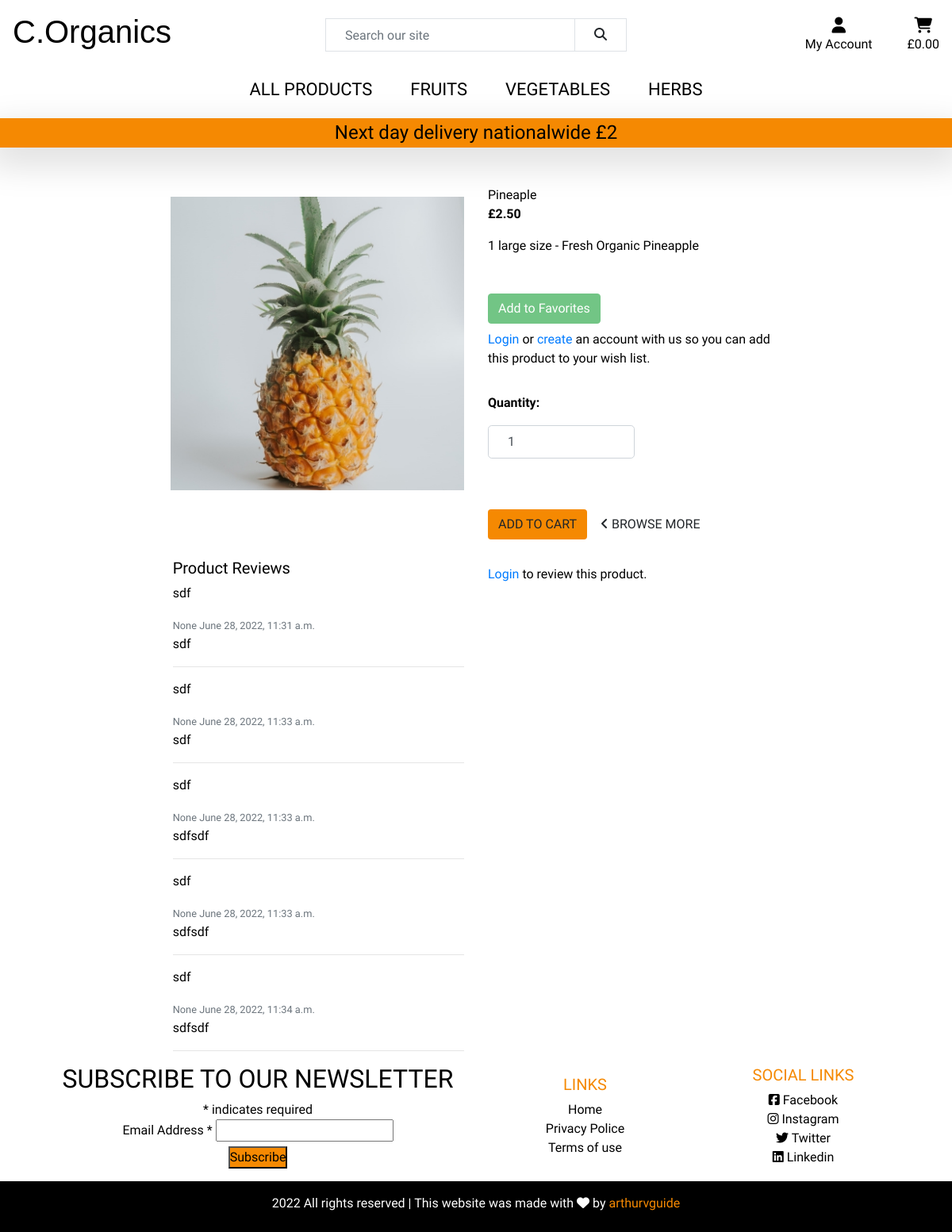
The page /products/9 on the database its author committed.
### products/models.py (models this page shows, shortened)
class Product(models.Model):
    category = models.ForeignKey('Category', null=True, blank=True,
                                 on_delete=models.SET_NULL)
    name = models.CharField(max_length=254)
    description = models.TextField()
    created = models.DateTimeField(auto_now_add=True)
    updated = models.DateTimeField(auto_now=True)
    price = models.DecimalField(max_digits=6, decimal_places=2)
    image_url = models.URLField(max_length=1024, null=True, blank=True)
    image = models.ImageField(null=True, blank=True)

class Review(models.Model):
    user = models.ForeignKey(User, null=True, on_delete=models.CASCADE)
    product = models.ForeignKey(Product, on_delete=models.CASCADE)
    title = models.CharField(max_length=25,
                             null=False, blank=False)
    review_subject = models.TextField(max_length=250, null=False,
                                      blank=False)
    date_created = models.DateTimeField(
        auto_now_add=True
    )

### products/views.py (the view)
# urls.py: path('<product_id>', views.product_detail, name='product_detail'),
def product_detail(request, product_id):
    product = get_object_or_404(Product, pk=product_id)
    reviews = Review.objects.filter(product=product)
    if request.user.is_authenticated:
        current_user = UserProfile.objects.filter(user=request.user).first()
        wishlist = WishList.objects.filter(product=product, user=current_user)
        if request.method == 'POST':
            review_form = ReviewForm(data=request.POST or None)
            if request.user.is_authenticated and review_form.is_valid():
                review_form.user = current_user
                review = review_form.save(commit=False)
                review.product = product
                review.save()
                product.save()
                context = {
                   'product': product,
                   'reviews': reviews,
                   'wishlist': wishlist,
                   'review_form': ReviewForm(),
                  }
                return render(request, 'products/product_detail.html', context)
            else:
                context = {
                   'product': product,
                   'reviews': reviews,
                   'wishlist': wishlist,
                   'review_form': ReviewForm(),
                  }
                return render(request, 'products/product_detail.html', context)
        else:
            context = {
                'product': product,
                'reviews': reviews,
                'wishlist': wishlist,
                'review_form': ReviewForm(),
                }
            return render(request, 'products/product_detail.html', context)
    else:
        context = {
                   'product': product,
                   'reviews': reviews,
                  }
        return render(request, 'products/product_detail.html', context)

### bag/contexts.py (called while the page is built, shortened)
def bag_contents(request):
    bag_items = []
    total = 0
    product_count = 0
    delivery = 2
    bag = request.session.get('bag', {})
    final_total = delivery + total
    context = {
        'bag_items': bag_items,
        'total': total,
        'product_count': product_count,
        'delivery': delivery,
        'final_total': final_total,
    }
    return context

### products/templates/products/product_detail.html (shortened to what this page needs)
{% extends "base.html" %}
{% load static %}
{% block content %}
<div>
    <div class="container-fluid">
        <div class="row align-items-center">
            <div class="col-12 col-md-6 col-lg-4 offset-lg-2">
                <div class="my-5">
                    {% if product.image %}
                    <a href="{{ product.image.url }}" target="_blank">
                        <img class="img-fluid" src="{{ product.image.url }}" alt="{{ product.name }}">
                    </a>
                    {% else %}
                    <a href="">
                        <img class="img-fluid" src="/media/no-image.png" alt="{{ product.name }}">
                    </a>
                    {% endif %}
                </div>
            </div>
            <div class="col-12 col-md-6 col-lg-4">
                <div class="mb-5 mt-md-5">
                    <p class="mb-0">{{ product.name }}</p>
                    <p class="mb-0 text-left font-weight-bold">£{{ product.price }}</p>
                    <p class="mt-3">{{ product.description }}</p>
                </div>
                {% if request.user.is_authenticated %}
                {% if wishlist %}
                <button class="btn btn-danger remove-wishlist" data-product="{{product.id}}">Remove from
                    Favorites</button>
                {% else %}
                <button class="btn btn-success add-wishlist" data-product="{{product.id}}">Add to Favorites</button>
                {% endif %}
                {% else %}
                <button class="btn btn-success disabled">Add to Favorites</button>
                <p class="mt-2"> <a class="text-primary" href="{% url 'account_login' %}">Login</a> or <a
                        class="text-primary" href="{% url 'account_signup' %}">create </a> an account with us so you can
                    add this product to your wish list.</p>
                {% endif %}
                <form class="form" action="{% url 'add_to_bag' product.id %}" method="POST">
                    <div class="form-row">
                        <div class="col-12">
                            <p class="mt-3"><strong>Quantity:</strong></p>
                            <div class="form-group w-50">
                                <div class="input-group">
                                    <input class="form-control qty_input" type="number" name="quantity" value="1"
                                        min="1" max="99" data-item_id="{{ product.id }}" id="id_qty_{{ product.id }}">
                                </div>
                            </div>
                        </div>
                        <div class="col-12">
                            <input type="submit" class="btn btn-add-cart text-uppercase mt-5" value="Add to Cart">
                            <a href="{% url 'products' %}" class="btn mt-5">
                                <i class="fa-solid fa-angle-left"></i>
                                <span class="text-uppercase">Browse more</span>
                            </a>
                        </div>
                    </div>
                </form>
            </div>
        </div>
    </div>
</div>
<section>
    <div class="row mt-4 mr-3 ml-3 ml-md-1 mr-md-1 ml-l-0 mr-l-0">
        <div class="col-12 col-md-6 col-lg-4 offset-lg-2">
            <h3 class="lead">Product Reviews</h3>
            {% if reviews %}
                {% for review in reviews %}
                <div class="row">
                    <div class="col-6">
                        <p>{{ review.title }}</p>
                    </div>
                </div>
                <div class="row">
                    <div class="col">
                        <small class="text-muted">{{ review.user }} {{ review.date_created }}</small>
                    </div>
                </div>
                <p>{{ review.review_subject }}</p>
                <hr>
                {% endfor %}
            {% else %}
            <p>No reviews for this product yet.</p>
            <hr>
            {% endif %}
        </div>
        <div class="col-12 col-md-6 col-lg-4">
            {% if request.user.is_authenticated %}
                {% if reviews %}
                <h3 class="lead">Review this product</h3>
                {% else %}
                <h3 class="lead">Be the first to review this product</h3>
                {% endif %}
                <form method="POST" action="{% url 'product_detail' product.id %}">
                    {% csrf_token %}
                    {{ review_form|crispy }}
                    <button class="btn btn-success" type="submit">Post Review</button>
                </form>
            {% else %}
            <p class="mt-2"> <a class="text-primary" href="{% url 'account_login' %}">Login</a> to review this product.
            </p>
            {% endif %}
        </div>
    </div>
</section>
{% endblock %}

### static/css/style.css (style rules this page uses)
* { margin: 0; padding: 0px; box-sizing: border-box; }
html { max-width: 100%; height: 100%; overflow-x: hidden; }
body { font-family: 'K2D', sans-serif; overflow-x: hidden; color: #000; }
a { color:#000; }
.form-control { height: calc(2.5rem + 2px); padding: 0.5rem 1.5rem; font-size: 1rem; line-height: 1.5; border-radius: 0.3rem; }
.btn-add-cart { background-color: #f58902; }

### rows shown on the page
Product: image (picture), name "Pineaple", price "2.50", description "1 large size - Fresh Organic Pineapple"
Review: title "sdf", user "None", date_created "June 28, 2022, 11:31 a.m.", review_subject "sdf"
Review: title "sdf", user "None", date_created "June 28, 2022, 11:33 a.m.", review_subject "sdf"
Review: title "sdf", user "None", date_created "June 28, 2022, 11:33 a.m.", review_subject "sdfsdf"
Review: title "sdf", user "None", date_created "June 28, 2022, 11:33 a.m.", review_subject "sdfsdf"
Review: title "sdf", user "None", date_created "June 28, 2022, 11:34 a.m.", review_subject "sdfsdf"
